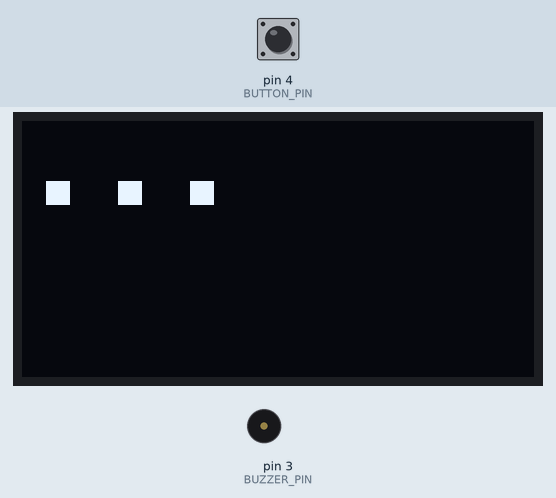
Simulated run of this sketch. Board: Arduino Uno, built with avr-gcc and run on an emulated ATmega328P. Shown: 128×64 one-colour display, buzzer (waves = sounding). The test bench sets the inputs (shaded band); at power-on: pin 4 (BUTTON_PIN) LOW.

Above: at 1.2 s.
1.3 s: pin 4 (BUTTON_PIN) pulled HIGH for 0.15 s
At 2.2 s:
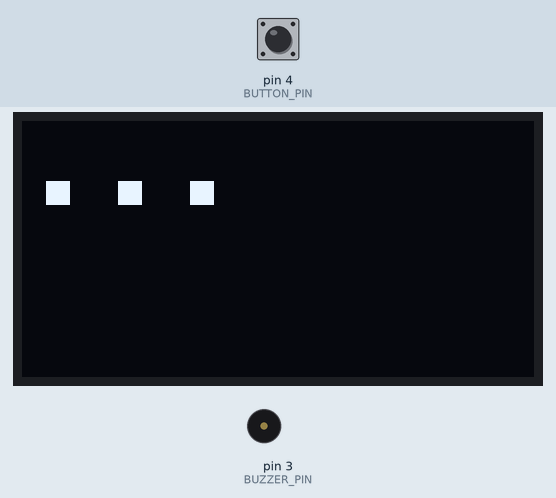
2.9 s: pin 4 (BUTTON_PIN) pulled HIGH for 3.2 s
At 4.1 s:
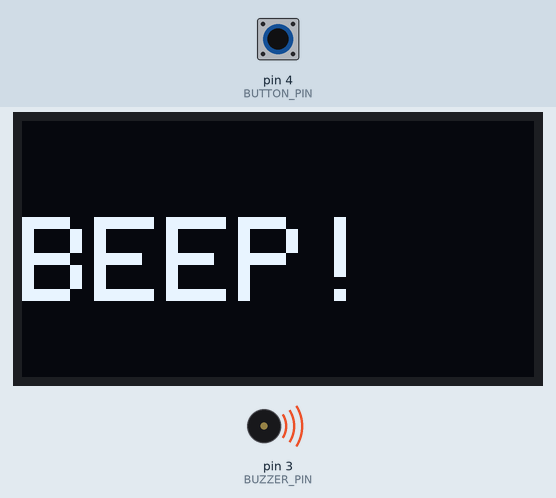
Timing chart, 0 to 7.6 s (numbered marks = the images above; inputs shaded):
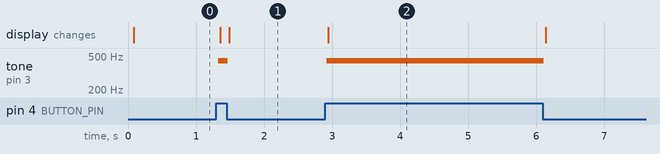

The sketch:

test.ino
```cpp
#include <Wire.h>
#include <Adafruit_GFX.h>
#include <Adafruit_SSD1306.h>

#define SCREEN_WIDTH 128
#define SCREEN_HEIGHT 64
#define BUTTON_PIN 4
#define BUZZER_PIN 3

Adafruit_SSD1306 display(SCREEN_WIDTH, SCREEN_HEIGHT, &Wire, -1);

void setup() {
  Serial.begin(115200);
  pinMode(BUTTON_PIN, INPUT);
  if (!display.begin(SSD1306_SWITCHCAPVCC, 0x3C)) {
    Serial.println(F("SSD1306 allocation failed"));
    for (;;);
  }
  display.clearDisplay();
  display.display();
}

void loop() {
  int button_state = digitalRead(BUTTON_PIN);
  display.clearDisplay();
  display.setTextSize(3);
  display.setTextColor(WHITE);
  display.setCursor(0, 0);
  display.println("...");
  if (button_state == HIGH) {
    display.clearDisplay();
    display.println("BEEP!");
    tone(BUZZER_PIN, 440);
  } else {
    noTone(BUZZER_PIN);
  }
  display.display();
}
```

Measured:
- after the input at 1.3 s, tone on pin 3 (BUZZER_PIN): silent → 440 Hz at once, → silent 0.14 s later; the display: first changes after 0.05 s (image 1 shows a later state)
- after the input at 2.9 s, tone on pin 3 (BUZZER_PIN): silent → 440 Hz at once, → silent 3.2 s later; the display: changes after 0.05 s (image 2)
